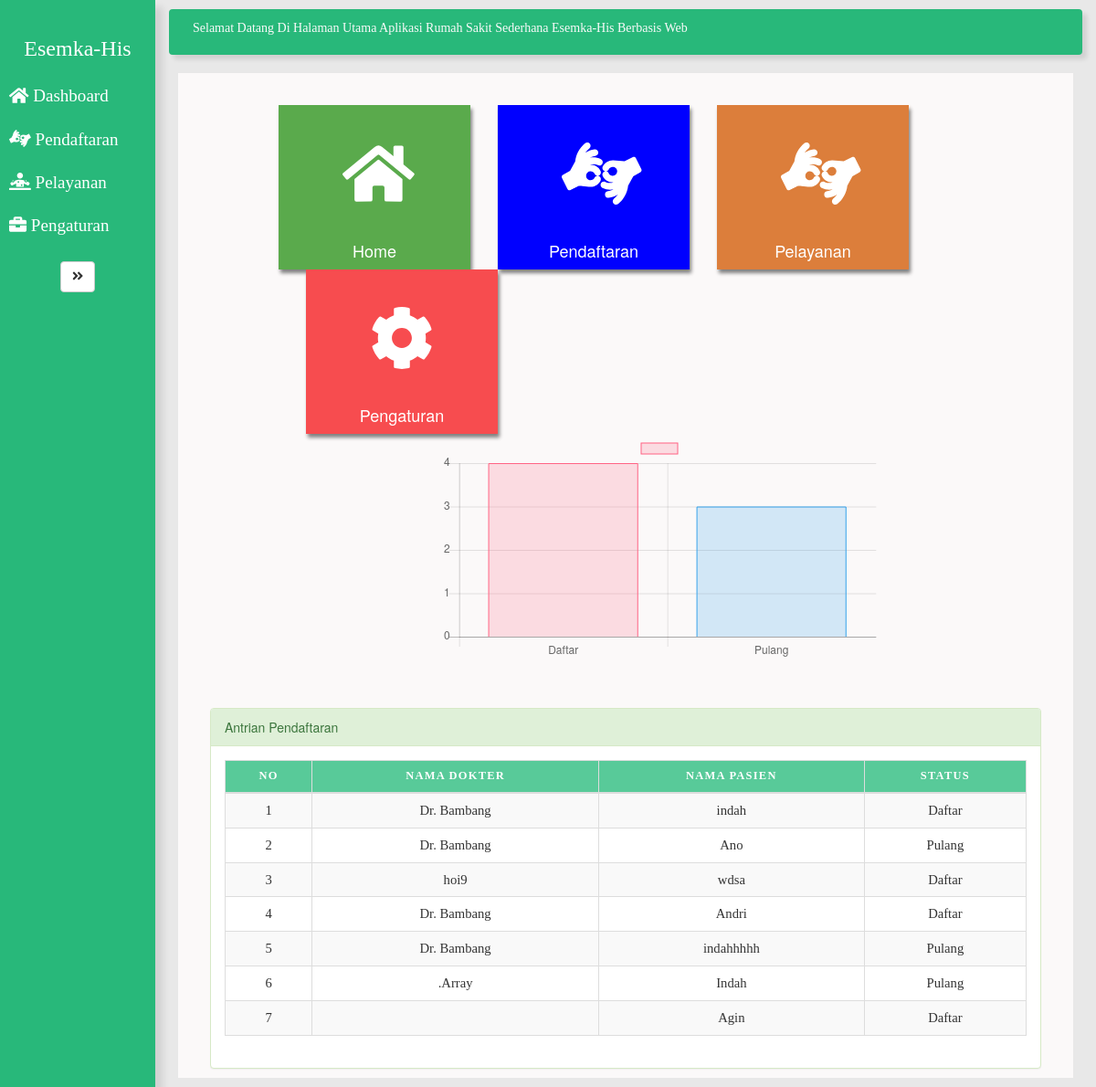
The app's page /admin/index.php with its own data.
### tables this page shows
CREATE TABLE `pelayanan` (
  `id_pelayanan` int(11) NOT NULL,
  `tgl_pelayanan` text NOT NULL,
  `id_dokter` text NOT NULL,
  `nama_pasien` text NOT NULL,
  `tinggi_badan` int(11) NOT NULL,
  `berat_badan` int(11) NOT NULL,
  `suhu` int(11) NOT NULL,
  `penyakit` text NOT NULL,
  `tindakan` text NOT NULL,
  `status` text NOT NULL
);

### admin/index.php (the view, shortened to what this page needs)
<!DOCTYPE html>
<html lang="en">
<head>
  	<link rel="stylesheet" href="style.css">
	<link rel="stylesheet" href="https://maxcdn.bootstrapcdn.com/bootstrap/3.4.0/css/bootstrap.min.css">
</head>
<body>
	<div class="wrapper">
			<nav id="sidebar">
				<div class="sidebar-header">
					<a href="index.php"><h3>Esemka-His</h3>
					</a>
				</div>
				<ul class="list-unstyled components">
					<li>
						<a href="index.php">
							<i class="fas fa-home"></i>
							Dashboard
						</a>
					</li>
					<li>
						<a href="pendaftaran.php">
							<i class="fas fa-american-sign-language-interpreting"></i>
							Pendaftaran
						</a>
					</li>
					<li>
						<a href="pelayanan.php">
							<i class="fas fa-diagnoses"></i>
							Pelayanan
						</a>
					</li>
					<li>
						<a href="dokter.php">
							<i class="fas fa-briefcase"></i>
							Pengaturan
						</a>
					</li>
				</ul>
					<button type="button" id="sidebarCollapse" class="btn btn-default">
							<i class="fas fa-angle-double-right"></i>
					</button>
			</nav>
		<div id="content">
			<nav class="navbar navbar-expand-lg ">
                <div class="container-fluid">
				<marquee>Selamat Datang Di Halaman Utama Aplikasi Rumah Sakit Sederhana Esemka-His Berbasis Web</marquee>
				</div>
			</nav>
			<div id="page-wrapper" >
				<div style="padding: 15px 20px;background-color: #fbf9f9; min-height: 1100px; margin-right: 15px; margin-left: 5px; margin-bottom: 0px;" >
					<div id="page-inner">
								<div class="boxx">
									<div style=" height: 150px; margin-top:20px; margin-left:90px;margin-button:20px; ">
										<div class="box1">
											<a href="index.php">
												<div style="width: 210px; height: 180px; background: #5AAA4CFF; float: left; box-shadow: 2px 4px 4px grey; cursor: pointer;">
												<i class="fa fa-home fa-5x" style="color: white; margin:40px 70px 30px"></i>
												<div class="title"><h4 class="int"><div style="color: white; text-align:center; margin-top:5px;">Home</h4></div>
											</a>
										</div>
										<div class="box2">
											<a href="pendaftaran.php">
												<div style="width: 210px; height: 180px; background: blue; float: left; margin-left: 30px; box-shadow: 2px 4px 4px grey; cursor: pointer;">
												<i class="fa fa-american-sign-language-interpreting fa-5x" style="color: white; margin:40px 70px 30px"></i>
												<div class="title"><h4 class="intt"><div style="color: white; text-align:center; margin-top:5px;">Pendaftaran</h4></div>
											</a>
										</div>
										<div class="box3">
											<a href="pelayanan.php">
												<div style="width: 210px; height: 180px; background: #DC7E3BFF; float: left; margin-left: 30px; box-shadow: 2px 4px 4px grey; cursor: pointer;">
												<i class="fa fa-american-sign-language-interpreting fa-5x" style="color: white; margin:40px 70px 30px"></i>
												<div class="title"><h4 class="inttt"><div style="color: white; text-align:center; margin-top:5px;">Pelayanan</h4></div>
											</a>
										</div>
										<div class="box4">
											<a href="dokter.php">
												<div style=" width: 210px; height: 8; background: #F74C4FFF; float: left; margin-left: 30px; box-shadow: 2px 4px 4px grey; cursor: pointer;">
												<i class="fa fa-cog fa-5x" style="color: white; margin:40px 70px 30px"></i>
												<div class="title"><h4 class="intttt"><div style="color: white; text-align:center; margin-top:5px;">Pengaturan</h4></div>
											</a>
										</div>
									</div>
								</div>
								<br><br><br><br><br><br>
								<div div align="center" style="  margin-top: 50px;" >
									<div style="width: 500px;height: 200px margin-top:200px;">
										<canvas id="myChart"></canvas>
									</div>
								</div>
						</div>
						<div style=" margin-right: 15px; margin-left: -75px; margin-top: 50px;" >
									<div class="panel panel-success">
										<div class="panel-heading">Antrian Pendaftaran</div>
										<div class="panel-body" >
												<table class="table table-striped table-bordered table-hover" id="dataTables-example">
													<thead>
														<tr>
															<th>No</th>
															<th>Nama Dokter</th>
															<th>Nama Pasien</th>
															<th>Status</th>
														</tr>
													</thead>
													<tbody>
															<?php
															include '../config.php';
															$no = 1;
															$data = mysqli_query($koneksi, "SELECT * FROM pelayanan");
															while($d = mysqli_fetch_array($data))
															{
															?>
															<tr>
															<td><?php echo $no++; ?></td>
															<td><?php echo $d["id_dokter"]; ?></td>
															<td><?php echo $d["nama_pasien"]; ?></td>
															<td><?php echo $d["status"]; ?></td>
															</tr>
															<?php
															}
															?>
													</tbody>
												</table>
										</div>
									</div>
						</div>
				</div>
			</div>
		</div>
	</div>
	<script>
		var ctx = document.getElementById("myChart").getContext('2d');
		var myChart = new Chart(ctx, {
			type: 'bar',
			data: {
				labels: ["Daftar", "Pulang"],
				datasets: [{
					label: '',
					data: [
					<?php
					$jumlah_daftar = mysqli_query($koneksi,"select * from pelayanan where status='daftar'");
					echo mysqli_num_rows($jumlah_daftar);
					?>,
					<?php
					$jumlah_pulang = mysqli_query($koneksi,"select * from pelayanan where status='pulang'");
					echo mysqli_num_rows($jumlah_pulang);
					?>
					],
					backgroundColor: [
					'rgba(255, 99, 132, 0.2)',
					'rgba(54, 162, 235, 0.2)'
					],
					borderColor: [
					'rgba(255,99,132,1)',
					'rgba(54, 162, 235, 1)'
					],
					borderWidth: 1
				}]
			},
			options: {
				scales: {
					yAxes: [{
						ticks: {
							beginAtZero:true
						}
					}]
				}
			}
		});
	</script>
</body>
</html>

### admin/style.css (style rules this page uses)
body { font-family: 'Poppins', sans-serif; background: #999; }
a, a:hover, a:focus { color: inherit; text-decoration: none; transition: all 0.3s; }
.navbar { padding: 10px; font-family: 'Times New Roman', Times, serif; color: #fafafa; background: rgb(40, 184, 122); border:none; border-radius: 0; margin-left: -5px; margin-right: 5px; box-shadow: 5px 5px 5px rgba(0, 0, 0, 0.1); }
.wrapper { display: flex; align-items: stretch; background: rgb(232, 232, 232); }
#sidebar { font-family: 'Times New Roman', Times, serif; text-align: center; font-size: 13pt; color: #fff; min-width: 170px; max-width: 180px; background: rgb(40, 184, 122); transition: all 0.3s; outline: 0px; box-shadow: 8px 8px 8px rgba(0, 0, 0, 0.1); }
#sidebar ul li a { text-align: left; color: #fff; font-family: 'Times New Roman', Times, serif; }
#sidebar .sidebar-header h3 { padding-top: 20px; background: rgb(40, 184, 122); color: #fff; font-family: 'Times New Roman', Times, serif; }
#sidebar ul.components { padding: 5px 0; border-bottom: 1px solid rgb(40, 184, 122); }
#sidebar ul li a { padding: 10px; font-size: 1.1em; display: block; }
#content { width: 100%; padding: 10px; padding-left: 20px; min-height: 100vh; transition: all 0.3s; }
table { margin: 0; padding: 0; width: 100%; font-family: 'Times New Roman', Times, serif; font-size: 11pt; }
table tr { padding: .35em; }
table td { padding: .625em; text-align: center; }
table th { text-align: center; font-size: .85em; letter-spacing: .1em; text-transform: uppercase; color: rgb(255, 255, 255); background-color: rgb(88, 202, 153); }

### records on screen
pelayanan: id_dokter "Dr. Bambang", nama_pasien "indah", status "Daftar"
pelayanan: id_dokter "Dr. Bambang", nama_pasien "Ano", status "Pulang"
pelayanan: id_dokter "hoi9", nama_pasien "wdsa", status "Daftar"
pelayanan: id_dokter "Dr. Bambang", nama_pasien "Andri", status "Daftar"
pelayanan: id_dokter "Dr. Bambang", nama_pasien "indahhhhh", status "Pulang"
pelayanan: id_dokter ".Array", nama_pasien "Indah", status "Pulang"
pelayanan: nama_pasien "Agin", status "Daftar"

### other values on screen
chart data {{ mysqli_num_rows($jumlah_daftar) }} 4
chart data {{ mysqli_num_rows($jumlah_pulang) }} 3
